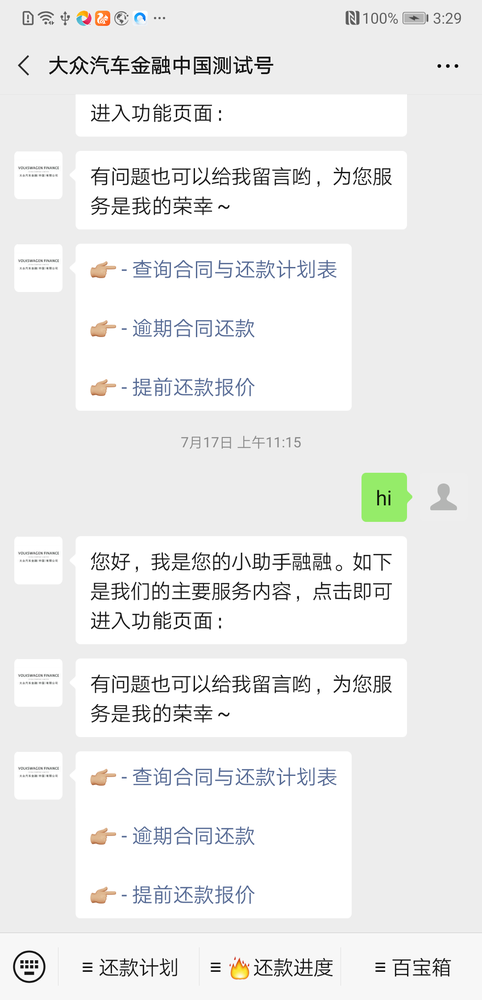
#> input picture screenshot/case1.png, 482 x 1000 px, shrunk from 1080 x 2240 before the run; the run also reads 1 picture not shown here
$ python cv2fc.py
#> lines starting #> are read from the running program, lines starting #| are printed output that depends on the picture
# coding=utf-8

import cv2
import numpy as np
import sys
import os

reload(sys)
sys.setdefaultencoding('utf8')
import re
from urllib import unquote
PATH = lambda path: os.path.abspath(
    os.path.join(
        os.path.dirname(__file__),
        path
    )
)
# a = """
# 👉 <a href="https://open.weixin.qq.com/connect/oauth2/authorize?appid=wxc48ed8d2ff9e52fd&redirect_uri=https%3a%2f%2fwechat.volkswagen-finance-china.com.cn%2fCCG%2fHome?utm_source=chatbot%26utm_medium=cpc%26utm_content=textlink%26utm_campaign=contract%26utm_term=还款计划_合同信息&response_type=code&scope=snsapi_base&state=1#wechat_redirect">- 查询合同信息与还款计划表</a>
#
# 👉 <a href="https://open.weixin.qq.com/connect/oauth2/authorize?appid=wxc48ed8d2ff9e52fd&redirect_uri=https%3a%2f%2fwechat.volkswagen-finance-china.com.cn%2fCCG%2fOverduePayment%2fIndex?utm_source=chatbot%26utm_medium=cpc%26utm_content=textlink%26utm_campaign=overdue%26utm_term=还款进度_逾期合同还款&response_type=code&scope=snsapi_base&state=1#wechat_redirect">- 逾期合同还款</a>
#
# 👉 <a href="https://open.weixin.qq.com/connect/oauth2/authorize?appid=wxc48ed8d2ff9e52fd&redirect_uri=https%3a%2f%2fwechat.volkswagen-finance-china.com.cn%2fCCG%2fPayTrial?utm_source=chatbot%26utm_medium=cpc%26utm_content=textlink%26utm_campaign=prepayment%26utm_term=还款进度_提前还款查询&response_type=code&scope=snsapi_base&state=1#wechat_redirect">- 提前还款报价</a>
# """
#
# pattern = re.compile(r'<a.*?href="(.*?)".*?>(.*?)</a>')
#
# find_content_list = re.findall(pattern, a)
#
# for find_content in find_content_list:
#     print(find_content[0], find_content[1])
#
# print(a)
#
# b = a.replace(find_content_list[0][0], "").replace(find_content_list[1][0], "").replace(find_content_list[2][0], "").replace('<a href="">', "").replace("</a>", "")


def match_image_by_match_template_func(source_path, template_path, mobile_window_rect=None,
                                       method=cv2.TM_CCOEFF_NORMED):
    """

    :param source_path:
    :param template_path:
    :param method:
    :return:
    """
#> called with source_path = 'screenshot/case1.png', template_path = 'template/iphone6/case1_link1.png', method = 5
    source = cv2.imread(source_path)
#> source is the input picture: shape (1000, 482, 3); mean B, G, R 237.1, 237.5, 237.1
    template = cv2.imread(template_path, 0)
    source_gray = cv2.cvtColor(source, cv2.COLOR_BGR2GRAY)
    result = cv2.matchTemplate(source_gray, template, method)
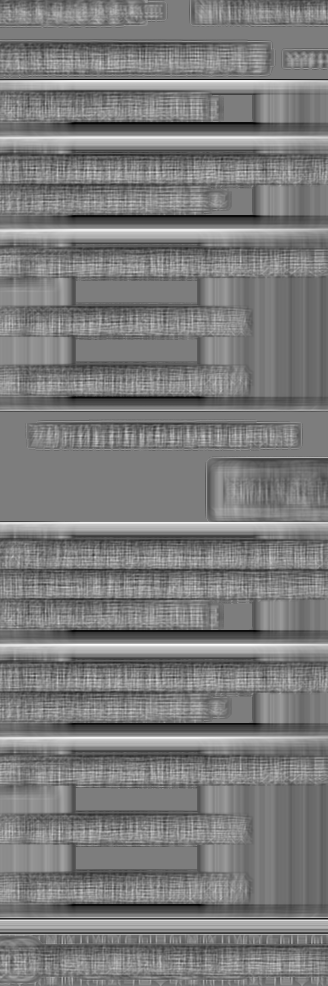
#> result: shape (986, 328) float32; min -0.249, max 0.255, mean -0.00328; drawn with min black and max white
    w, h = template.shape[::-1]
#> w = 155; h = 15

    threshold = 0.8
    loc = np.where(result >= threshold)
#> loc = (empty array, empty array)

    final_location = []

    for pt in zip(*loc[::-1]):
        # cv2.rectangle(img_rgb, pt, (pt[0] + w, pt[1] + h), (0, 0, 255), 1)
        final_location.append({"x": pt[0], "y": pt[1], "width": w, "height": h})
#> this loop made 0 passes
#> after the loop, final_location = []

    if len(final_location) > 0:
        x = final_location[-1]["x"] + final_location[-1]["width"] / 3
        y = final_location[-1]["y"] + final_location[-1]["height"] / 3

        if mobile_window_rect:
            mobile_window_width = mobile_window_rect["width"]
            mobile_window_height = mobile_window_rect["height"]
            h, w = source.shape
            x = x * mobile_window_width / w
            y = y * mobile_window_height / h

        return {"x": x, "y": y}
    else:
        return None

# C:\Users\Administrator\PycharmProjects\wechatbot\template\huaweip20pro\copy_item\copy_item.png
# match_image_by_match_template_func(PATH(r"../screenshot/case1.png"), PATH(r"../template/huaweip20pro/case1_link1.png"))
match_image_by_match_template_func(PATH(r"../screenshot/case1.png"), PATH(r"../template/iphone6/case1_link1.png"))
# match_image_by_match_template_func(PATH(r"../backup/copy3.png"), PATH(r"../template/huaweip20pro/copy_item/copy_item.png"))
